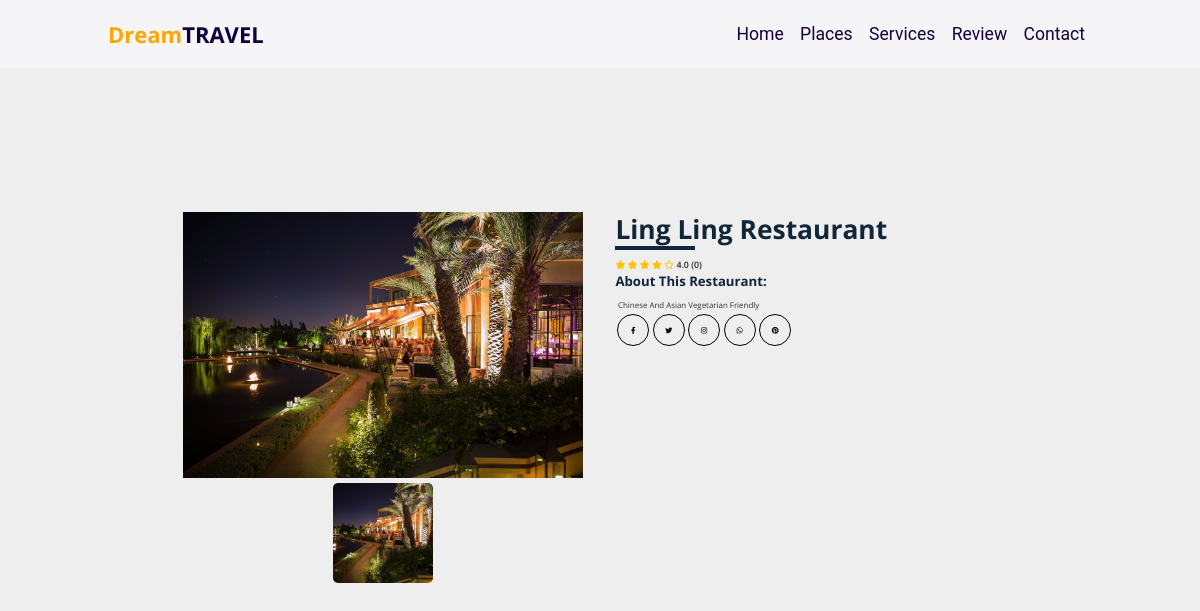
Screenshot of /restaurant/Ling_Ling with the database file from the repository.
### app_siteweb/models.py (models this page shows)
class Image(models.Model):
    image = models.ImageField(upload_to='image_places/')

class Restaurant(models.Model):
    nom = models.CharField(max_length=100)
    description = models.TextField()
    images = models.ManyToManyField(Image, related_name='restaurants')
    likes = models.ManyToManyField(Like, related_name='restaurant_likes', blank=True)
    reviews = models.ManyToManyField(Review, related_name='restaurant_reviews', blank=True)
    slug = models.SlugField(max_length=255,unique=True)
    rating = models.FloatField(
        validators=[MinValueValidator(0), MaxValueValidator(5)],  # Valeurs entre 0 et 5
        default=0  # Valeur par défaut
    )
    class Meta:
        db_table = 'restaurant'
    def rate_range(self):
        return range(int(self.rating))
    def neg_rate_range(self):
        return range(5 - int(self.rating))

### app_siteweb/views.py (the view)
# urls.py: path('restaurant/<str:slug>',restaurant_detail,name='restaurant-detail'),
def restaurant_detail(request, slug):
    restaurant = get_object_or_404(Restaurant, slug=slug)
    return render(request, 'accueil/restaurant_detail.html',context={"restaurant":restaurant})

### templates/accueil/restaurant_detail.html (shortened to what this page needs)
{% extends "accueil/base1.html" %} {% load static %}
{% block extra_css %}
<link rel="stylesheet" href="{% static 'assets/css/place.css' %}" />
{% endblock %} {% block content %}
<div class="card-wrapper">
  <div class="card">
    <div class="product-imgs">
      <div class="img-display">
        <div class="img-showcase">
          {% for image in restaurant.images.all %}
          <img src="{{ image.image.url }}" alt="{{ restaurant.nom }} image" />
          {% endfor %}
        </div>
      </div>
      <div class="img-select">
        {% for image in restaurant.images.all %}
        <div class="img-item">
          <a href="#" data-id="{{ forloop.counter }}">
            <img
              src="{{ image.image.url }}"
              alt="{{ restaurant.nom }} thumbnail"
            />
          </a>
        </div>
        {% endfor %}
      </div>
    </div>
    <div class="product-content">
      <h2 class="product-title">{{ restaurant.nom }}</h2>
      <div class="product-rating">
        {% for _ in restaurant.rate_range %}
        <i class="fas fa-star"></i>
        {% endfor %} {% for _ in restaurant.neg_rate_range %}
        <i class="far fa-star"></i>
        {% endfor %}
        <span>{{ restaurant.rating }} ({{ restaurant.reviews.count }})</span>
      </div>
      <div class="product-detail">
        <h2>About This Restaurant:</h2>
        <p>{{ restaurant.description }}</p>
      </div>
      <div class="social-links">
        <a href="#"><i class="fab fa-facebook-f"></i></a>
        <a href="#"><i class="fab fa-twitter"></i></a>
        <a href="#"><i class="fab fa-instagram"></i></a>
        <a href="#"><i class="fab fa-whatsapp"></i></a>
        <a href="#"><i class="fab fa-pinterest"></i></a>
      </div>
    </div>
  </div>
</div>
{% endblock %}

### static/assets/css/style.css (style rules this page uses)
:root { --orange:#ffa500; }
* { font-family: 'Nunito', sans-serif; margin:0; padding:0; box-sizing: border-box; text-transform: capitalize; outline: none; border:none; text-decoration: none; transition: all .2s linear; }
html { font-size: 62.5%; overflow-x: hidden; scroll-padding-top: 6rem; scroll-behavior: smooth; }
@media (max-width:1200px) { html { font-size: 55%; } }
body { background: #EEEEEE; font-family: 'Roboto', sans-serif; }
.card { width: 300px; border: none; border-radius: 15px; }

### static/assets/css/place.css (style rules this page uses)
* { box-sizing: border-box; padding: 0; margin: 0; font-family: "Open Sans", sans-serif; }
body { line-height: 1.5; }
.card-wrapper { max-width: 1100px; margin: 0 auto; }
img { width: 100%; display: block; }
.img-display { overflow: hidden; }
.img-showcase { display: flex; width: 100%; transition: all 0.5s ease; }
.img-showcase img { min-width: 100%; }
.img-select { display: flex; justify-content: space-between; flex-wrap: nowrap; }
.img-item { width: 100px; height: 100px; margin: 5px; }
.img-item img { width: 100%; height: 100%; object-fit: cover; border-radius: 5px; }
.img-item a { display: block; height: 100%; }
.product-content { padding: 2rem 1rem; }
.product-title { font-size: 3rem; text-transform: capitalize; font-weight: 700; position: relative; color: #12263a; margin: 1rem 0; }
.product-title::after { content: ""; position: absolute; left: 0; bottom: 0; height: 4px; width: 80px; background: #12263a; }
.product-rating { color: #ffc107; }
.product-rating span { font-weight: 600; color: #252525; }
.product-detail h2 { text-transform: capitalize; color: #12263a; padding-bottom: 0.6rem; }
.product-detail p { font-size: 0.9rem; padding: 0.3rem; opacity: 0.8; }
.social-links { display: flex; align-items: center; }
.social-links a { display: flex; align-items: center; justify-content: center; width: 32px; height: 32px; color: #000; border: 1px solid #000; margin: 0 0.2rem; border-radius: 50%; text-decoration: none; font-size: 0.8rem; transition: all 0.5s ease; }
.card { width: 800px; border: none; border-radius: 15px; padding: 1.5rem; margin: 1.5rem auto; }
@media screen and (min-width: 992px) { .card { width: 80%; display: grid; grid-template-columns: repeat(2, 1fr); grid-gap: 1.5rem; } }
@media screen and (min-width: 992px) { .card-wrapper { height: 100vh; display: flex; justify-content: center; align-items: center; } }
@media screen and (min-width: 992px) { .product-imgs { display: flex; flex-direction: column; align-items: center; justify-content: center; width: 100%; max-width: 800px; padding: 10px; } }
@media screen and (min-width: 992px) { .product-content { padding-top: 0; } }

### rows the page displays
Image: image (picture)
Restaurant: nom "Ling Ling Restaurant", rating "4.0", reviews.count "0", description "Chinese And Asian Vegetarian Friendly"
